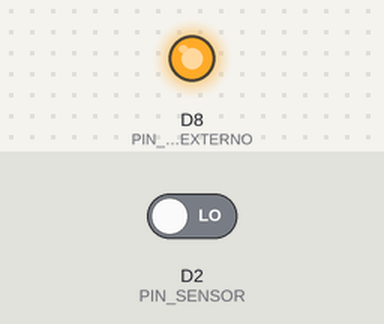
Recording of a sketch running on a simulated Arduino Uno R4 WiFi. Parts: output pins drawn as LEDs (lit = HIGH). The test bench sets the inputs (shaded band); at power-on: D2 (PIN_SENSOR) LOW. WiFi joins after 1.5 s; servers stay silent unless stated; uploads are accepted with an empty reply; what the sketch prints to the serial monitor is not drawn.

Above: at 0.1 s.
At 1.0 s:
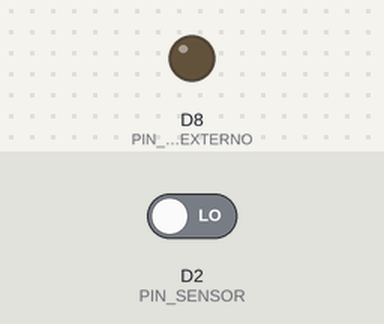
Timing chart, 0 to 2.5 s (numbered marks = the images above):
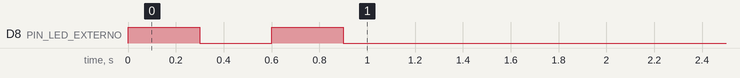

The sketch:

Codigo_arduino.ino
```cpp
#include <WiFiS3.h>

// ==========================================
// GATOPIA - SISTEMA DE ALARMA INTELIGENTE
// Arduino UNO R4 WiFi + Sensor SW-420
// ==========================================

// CONFIGURACION WIFI
// Completar antes de subir al Arduino.
const char* WIFI_NOMBRE = "Nat";
const char* WIFI_CLAVE = "nm431273";

// CONFIGURACION SERVIDOR
// IP del notebook donde funciona Python.
// Cambiar si cambia la red.
const char* SERVIDOR_IP = "10.26.33.2";
const int SERVIDOR_PUERTO = 8000;

// Clave del dispositivo para el prototipo local.
const char* CLAVE_DISPOSITIVO = "gatopia-arduino-2026";

// PINES
const int PIN_SENSOR = 2;
const int PIN_LED_EXTERNO = 8;

// Algunos sensores SW-420 detectan con LOW.
const int NIVEL_VIBRACION = HIGH;

// TIEMPOS EN MILISEGUNDOS
const unsigned long INTERVALO_ESTADO = 2000;
const unsigned long INTERVALO_RECONEXION = 10000;
const unsigned long TIEMPO_ENTRE_ALERTAS = 3000;
const unsigned long DURACION_LED = 1000;
const unsigned long ESPERA_IP = 10000;

// VARIABLES
bool alarmaActivada = false;
bool lecturaAnterior = false;
bool primeraConsulta = true;
bool ledEncendido = false;

unsigned long ultimaConsulta = 0;
unsigned long ultimaConexion = 0;
unsigned long ultimaAlerta = 0;
unsigned long momentoEncenderLed = 0;

// ==========================================
// CONTROL DEL LED EXTERNO
// ==========================================
void encenderLed() {
  digitalWrite(PIN_LED_EXTERNO, HIGH);
  momentoEncenderLed = millis();
  ledEncendido = true;
}

void apagarLed() {
  digitalWrite(PIN_LED_EXTERNO, LOW);
  ledEncendido = false;
}

void actualizarLed() {
  if (
    ledEncendido &&
    millis() - momentoEncenderLed >= DURACION_LED
  ) {
    apagarLed();
  }
}

// ==========================================
// CONEXION WIFI
// ==========================================
void conectarWiFi() {

  if (WiFi.status() == WL_CONNECTED) {
    return;
  }

  Serial.println("Conectando a WiFi...");

  WiFi.begin(WIFI_NOMBRE, WIFI_CLAVE);

  unsigned long inicio = millis();

  while (
    WiFi.status() != WL_CONNECTED &&
    millis() - inicio < 15000
  ) {
    delay(500);
    Serial.print(".");
  }

  Serial.println();

  if (WiFi.status() != WL_CONNECTED) {
    Serial.println("No fue posible conectar a WiFi");
    return;
  }

  Serial.println("WiFi conectado correctamente");

  // Esperar a que DHCP asigne una direccion IP.
  Serial.println("Esperando direccion IP...");

  unsigned long inicioIP = millis();

  while (
    WiFi.localIP() == IPAddress(0, 0, 0, 0) &&
    millis() - inicioIP < ESPERA_IP
  ) {
    delay(500);
  }

  Serial.print("IP del Arduino: ");
  Serial.println(WiFi.localIP());

  if (WiFi.localIP() == IPAddress(0, 0, 0, 0)) {
    Serial.println(
      "Aviso: IP no disponible todavia"
    );
  }

  primeraConsulta = true;
}

// ==========================================
// SOLICITUDES HTTP
// ==========================================
String solicitudHTTP(
  const char* metodo,
  const char* ruta,
  bool enviarClave
) {

  WiFiClient cliente;

  if (!cliente.connect(SERVIDOR_IP, SERVIDOR_PUERTO)) {
    Serial.println("No se pudo conectar al servidor");
    return "";
  }

  cliente.print(metodo);
  cliente.print(" ");
  cliente.print(ruta);
  cliente.println(" HTTP/1.1");

  cliente.print("Host: ");
  cliente.println(SERVIDOR_IP);

  if (enviarClave) {
    cliente.print("X-Gatopia-Key: ");
    cliente.println(CLAVE_DISPOSITIVO);
  }

  cliente.println("Connection: close");
  cliente.println("Content-Length: 0");
  cliente.println();

  String respuesta = "";
  unsigned long inicio = millis();

  while (
    cliente.connected() ||
    cliente.available()
  ) {

    while (cliente.available()) {
      char caracter = cliente.read();

      if (respuesta.length() < 2048) {
        respuesta += caracter;
      }
    }

    if (millis() - inicio > 4000) {
      Serial.println("Tiempo de espera HTTP agotado");
      break;
    }

    delay(1);
  }

  cliente.stop();
  return respuesta;
}

// ==========================================
// CONSULTAR ESTADO DE LA ALARMA
// ==========================================
void consultarEstado() {

  String respuesta = solicitudHTTP(
    "GET",
    "/estado",
    false
  );

  if (
    !respuesta.startsWith("HTTP/1.1 200") &&
    !respuesta.startsWith("HTTP/1.0 200")
  ) {
    alarmaActivada = false;
    Serial.println("Estado no confirmado");
    return;
  }

  int separador = respuesta.indexOf("\r\n\r\n");

  if (separador < 0) {
    alarmaActivada = false;
    Serial.println("Respuesta HTTP invalida");
    return;
  }

  String cuerpo = respuesta.substring(separador + 4);

  if (
    cuerpo.indexOf("\"estado\": \"activada\"") >= 0 ||
    cuerpo.indexOf("\"estado\":\"activada\"") >= 0
  ) {
    alarmaActivada = true;

    if (primeraConsulta) {
      Serial.println("Alarma ACTIVADA");
    }

  } else if (
    cuerpo.indexOf("\"estado\": \"desactivada\"") >= 0 ||
    cuerpo.indexOf("\"estado\":\"desactivada\"") >= 0
  ) {
    alarmaActivada = false;

    if (primeraConsulta) {
      Serial.println("Alarma DESACTIVADA");
    }

  } else {
    alarmaActivada = false;
    Serial.println("Estado desconocido");
  }

  primeraConsulta = false;
}

// ==========================================
// ENVIAR ALERTA AL SERVIDOR
// ==========================================
void enviarAlerta() {

  Serial.println("Enviando alerta a Gatopia...");

  String respuesta = solicitudHTTP(
    "POST",
    "/vibracion",
    true
  );

  if (
    respuesta.startsWith("HTTP/1.1 200") ||
    respuesta.startsWith("HTTP/1.0 200")
  ) {
    Serial.println("ALERTA REGISTRADA EN SERVIDOR");
  } else {
    Serial.println("Error al registrar alerta");
  }
}

// ==========================================
// CONFIGURACION INICIAL
// ==========================================
void setup() {

  Serial.begin(9600);

  pinMode(PIN_SENSOR, INPUT);
  pinMode(PIN_LED_EXTERNO, OUTPUT);

  apagarLed();

  // Prueba del LED al iniciar.
  for (int i = 0; i < 2; i++) {
    digitalWrite(PIN_LED_EXTERNO, HIGH);
    delay(300);
    digitalWrite(PIN_LED_EXTERNO, LOW);
    delay(300);
  }

  Serial.println("==========================");
  Serial.println("      GATOPIA ARDUINO     ");
  Serial.println("==========================");

  conectarWiFi();

  if (WiFi.status() == WL_CONNECTED) {
    consultarEstado();
    ultimaConsulta = millis();
  }
}

// ==========================================
// BUCLE PRINCIPAL
// ==========================================
void loop() {

  unsigned long ahora = millis();

  // 1. Actualizar LED
  actualizarLed();

  // 2. Verificar conexion WiFi
  if (WiFi.status() != WL_CONNECTED) {

    alarmaActivada = false;
    apagarLed();

    if (
      ahora - ultimaConexion >= INTERVALO_RECONEXION
    ) {
      ultimaConexion = ahora;
      conectarWiFi();
    }

    return;
  }

  // 3. Consultar estado del servidor
  if (
    ahora - ultimaConsulta >= INTERVALO_ESTADO
  ) {
    ultimaConsulta = ahora;
    consultarEstado();
  }

  // 4. Leer sensor SW-420
  bool vibracionActual =
    digitalRead(PIN_SENSOR) == NIVEL_VIBRACION;

  bool nuevaVibracion =
    vibracionActual && !lecturaAnterior;

  bool tiempoCumplido =
    ultimaAlerta == 0 ||
    ahora - ultimaAlerta >= TIEMPO_ENTRE_ALERTAS;

  // 5. Procesar vibracion
  if (
    alarmaActivada &&
    nuevaVibracion &&
    tiempoCumplido
  ) {

    ultimaAlerta = ahora;

    Serial.println("VIBRACION DETECTADA");

    encenderLed();
    enviarAlerta();

    // Mantener el LED visible despues
    // de terminar la solicitud HTTP.
    momentoEncenderLed = millis();
  }

  lecturaAnterior = vibracionActual;

  // 6. Apagar LED cuando corresponda
  actualizarLed();
}
```
